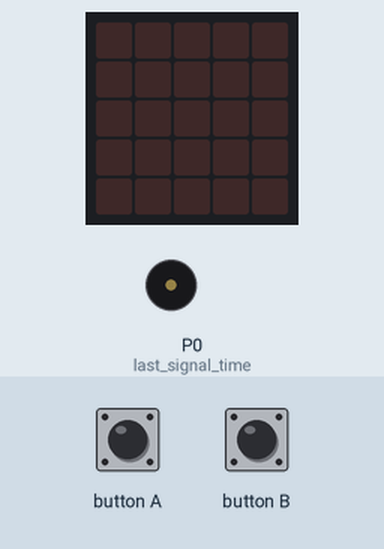
Bench run of a program on a simulated BBC micro:bit running MicroPython. Parts: the board's 5×5 LED display, buzzer (waves = sounding). The test bench sets the inputs (shaded band). Random numbers come from a fixed seed.

Above: at 5.0 s.
5.1 s: button A pressed for 0.15 s
At 5.5 s:
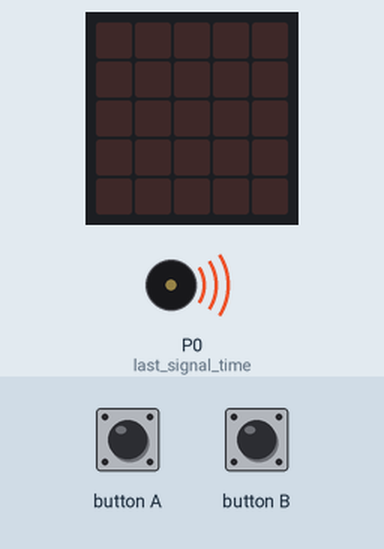
At 24.56 s:
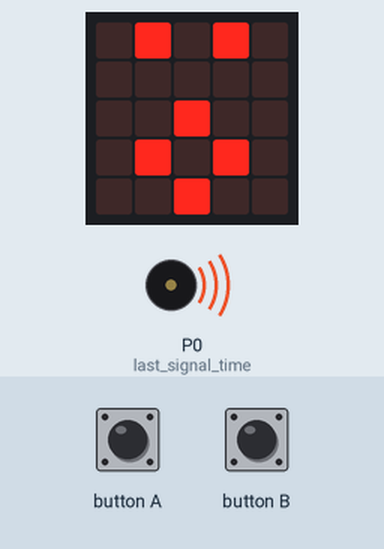
Timing chart, 0 to 26.1 s (numbered marks = the images above; inputs shaded):
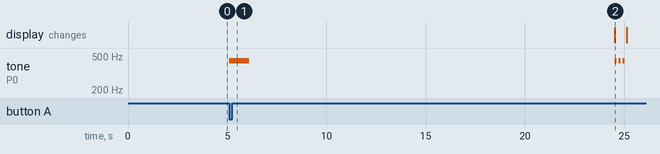

The program:

program.py
```python
from microbit import *
import music
import random

# Initialization
# - test configuration and rules
signals_made = 0
correct_reactions = 0
start_time = 0
signal_time = 0
test_duration = 60000  # 1 minute in milliseconds
reaction_time_limit = 3000  # 3 seconds in milliseconds

# Random number of signals (1, 2, or 3)
total_signals = random.randint(1, 3)

# Random intervals between signals (between 10 and 20 seconds)
signal_play_intervals = [random.randint(10000, 20000) for _ in range(total_signals)]

# Make it quiet, simulating the effect of a delicate buzz
set_volume(16)

# Start test when button A is pressed
# - a long beep indicates the start of the test
while True:
    if button_a.is_pressed():
        start_time = running_time()
        music.pitch(440, duration=1000)
        break

# Set initial last signal time to the game start time
last_signal_time = start_time

# Main test loop
# - keeps running while test_duration is up
while running_time() - start_time < test_duration:
    if signals_made < total_signals:

        # Check if it's time to make the next signal
        if running_time() - last_signal_time >= signal_play_intervals[signals_made]:
            # Make a signal
            display.show(Image.SURPRISED)
            for _ in range(3):
                music.pitch(440, duration=100)
                sleep(100)
            display.clear()

            # Update test state
            last_signal_time = running_time()
            signals_made += 1

            # Wait for response
            # - check if response is made within the allowed time limit
            while running_time() - last_signal_time < reaction_time_limit:
                if button_b.is_pressed():
                    correct_reactions += 1
                    break
        else:
            # Short sleep to let the processor chill
            sleep(100)

# Test evaluation, check if the user responded to all signals
if correct_reactions == total_signals:
    # "you managed to keep up with the group"
    display.show(Image.HAPPY)
    music.pitch(640, duration=1000)
else:
    # "you are lost in the forest, forever"
    display.show(Image.SAD)
    music.pitch(240, duration=1000)

# Keep showing the result
while True:
    sleep(1000)
```

Measured:
- after the input at 5.1 s, tone on P0 (last_signal_time): plays 440 Hz for 1.0 s, 440 Hz for 0.10 s, 440 Hz for 0.10 s, 440 Hz for 0.10 s, starting at once
